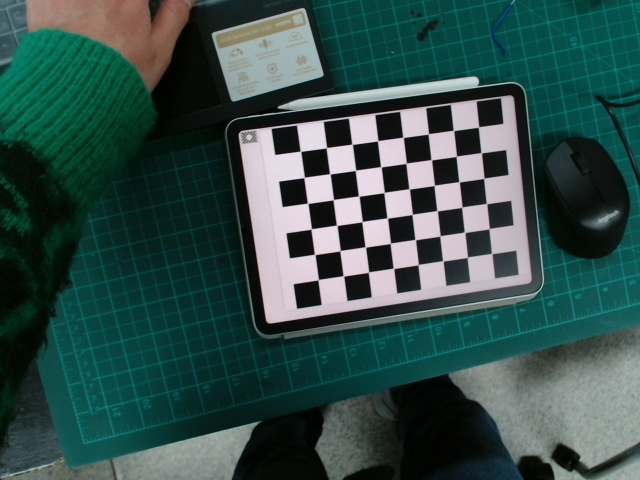
#> input picture calibration/data_img_calib/calib_before_004a8048-880c-11ed-8f9d-bc091be582b0.png, 640 x 480 px; its folder holds only this picture in this run
$ python calibration.py
#> lines starting #> are read from the running program, lines starting #| are printed output that depends on the picture; after the words box and inside, x2 and y2 are one past the last pixel; in counts of white or black regions, pixels touching at a corner belong together; long printed decimals are rounded
import numpy as np
import cv2
import glob
import matplotlib.pyplot as plt
import time
import pickle
import os

path_cur = os.path.dirname(os.path.abspath(__file__))

# termination criteria
criteria = (cv2.TERM_CRITERIA_EPS + cv2.TERM_CRITERIA_MAX_ITER, 30, 0.001)

# prepare object points, like (0,0,0), (1,0,0), (2,0,0) ....,(6,5,0)
objp = np.zeros((6*8,3), np.float32)
objp[:,:2] = np.mgrid[0:8,0:6].T.reshape(-1,2)

# Arrays to store object points and image points from all the images.
objpoints = [] # 3d point in real world space
imgpoints = [] # 2d points in image plane.
images = glob.glob(path_cur + '/data_img_calib/*.png')
print(len(images))

for fname in images:
    img = cv2.imread(fname)
#> img is the input picture: shape (480, 640, 3); mean B, G, R 75, 78.5, 51.2
    if img is not None:
        # cv2.imshow('IMG', img)   # 읽은 이미지를 화면에 표시
        # cv2.waitKey()           # 키가 입력될 때 까지 대기
        # cv2.destroyAllWindows()  # 창 모두 닫기
        gray = cv2.cvtColor(img,cv2.COLOR_BGR2GRAY)
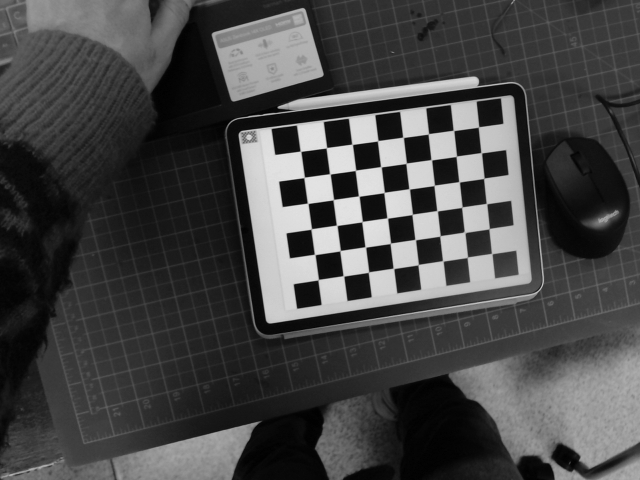
#> gray: shape (480, 640); min 0, max 233, mean 70

        # Find the chess board corners
        ret, corners = cv2.findChessboardCorners(gray, (8,6), None)
#> ret = True; corners = 48 rows, first 8: [300.5, 151.3], [326.4, 147.7], [352.2, 144.4], [377.7, 140.7], [403.1, 137.4], [428.4, 133.8], [453.4, 130.4], [478.5, 127]
        print(ret)
#| True

        # If found, add object points, image points (after refining them)
        if ret == True:
            objpoints.append(objp)
            corners2 = cv2.cornerSubPix(gray,corners,(11,11),(-1,-1), criteria)
#> corners2 = 48 rows, first 8: [300.5, 151.3], [326.4, 147.7], [352.1, 144.3], [377.7, 140.7], [403.1, 137.4], [428.4, 133.8], [453.5, 130.4], [478.5, 127]
            print(imgpoints)
            imgpoints.append(corners2)

            # Draw and display the corners
            img = cv2.drawChessboardCorners(img, (8,6), corners2,ret)
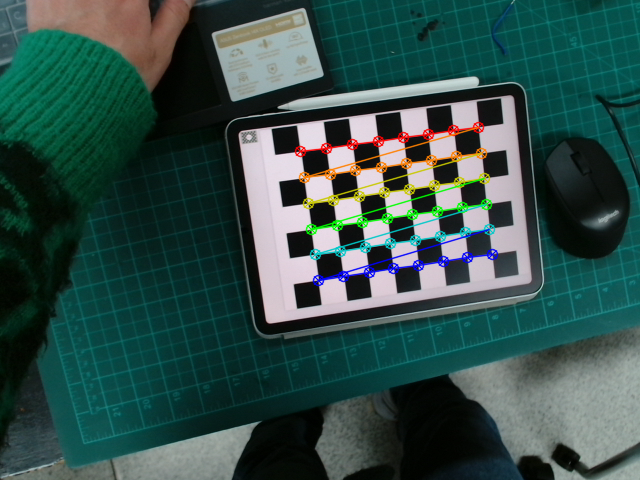
#> img: shape (480, 640, 3); 3.05% of pixels changed, all inside (x1, y1, x2, y2) = (294, 121, 499, 287)
            cv2.imshow('img',img)
            cv2.waitKey(500)

# 카메라 메트릭스, 왜곡 계수, 회전/이동 벡터
ret, mtx, dist, rvecs, tvecs = cv2.calibrateCamera(objpoints, imgpoints, gray.shape[::-1],None,None)
#> ret = 0.0451; mtx = [[781.3, 0, 256.6], [0, 767.8, 317.6], [0, 0, 1]]; dist = [[-0.0757, 0.642, 0.000627, -0.00206, -1.76]]; rvecs = ([0.133, -0.0902, -0.15],); tvecs = ([1.66, -6.39, 29.4],)
cv2.destroyAllWindows()

# [5 lines of commented-out code are left out]

dic_param = {'mtx': mtx, 'coeff_dist': dist, 'rvecs': rvecs, 'tvecs': tvecs}
#> dic_param = {'mtx': [[781.3, 0, 256.6], [0, 767.8, 317.6], [0, 0, 1]], 'coeff_dist': [[-0.0757, 0.642, 0.000627, -0.00206, -1.76]], 'rvecs': ([0.133, -0.0902, -0.15],), 'tvecs': ([1.66, -6.39, 29.4],)}
with open(path_cur + "/calib_param.pkl", 'wb') as f:
    pickle.dump(dic_param, f)

print(mtx)
#| [[781.251      0.         256.582 ]
#|  [  0.         767.831 317.575]
#|  [  0.           0.           1.        ]]
with open(path_cur + '/calib_param.pkl', 'rb') as f:
    dic_load = pickle.load(f)

# [10 lines of commented-out code are left out]
img_sample = images[0]
img = cv2.imread(img_sample)
h, w = img.shape[:2]
#> h = 480; w = 640
newcameramtx, roi = cv2.getOptimalNewCameraMatrix(mtx,dist,(w,h),1,(w,h))
#> newcameramtx = [[729.8, 0, 241.5], [0, 712.3, 327.4], [0, 0, 1]]; roi = (2, 32, 600, 446)

# 왜곡 제거
dst = cv2.undistort(img, mtx, dist, None, newcameramtx)
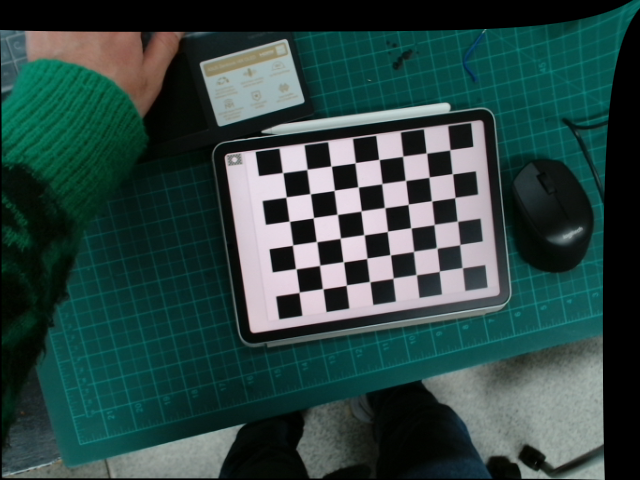
#> dst: shape (480, 640, 3); mean B, G, R 66.6, 69.7, 45
x,y,w,h = roi
#> x = 2; y = 32; w = 600; h = 446
dst = dst[y:y+h, x:x+w]
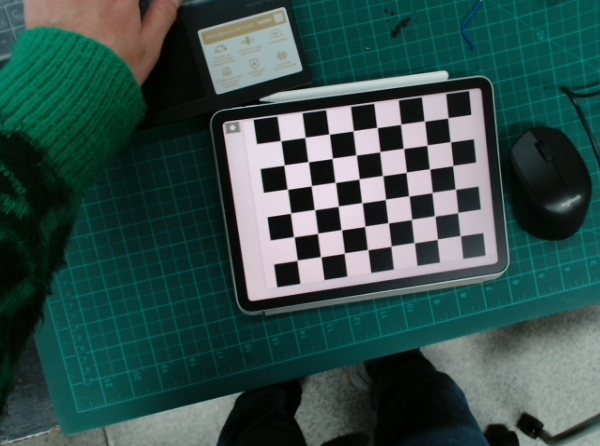
#> dst: shape (446, 600, 3); mean B, G, R 75.1, 78.6, 51.3
cv2.imwrite(path_cur + '/calibresult.png',dst)
cv2.imshow('IMG', dst)   # 읽은 이미지를 화면에 표시
cv2.waitKey()           # 키가 입력될 때 까지 대기
cv2.destroyAllWindows()  # 창 모두 닫기

tot_error = 0
for i in range(len(objpoints)):
    imgpoints2, _ = cv2.projectPoints(objpoints[i], rvecs[i], tvecs[i], mtx, dist)
    error = cv2.norm(imgpoints[i],imgpoints2, cv2.NORM_L2)/len(imgpoints2)
    tot_error += error
#> this loop made 1 pass
#> (error, tot_error) on pass 1: (0.00652, 0.00652)
#> after the loop, tot_error = 0.00652
print("total error: ", tot_error/len(objpoints))
#| total error:  0.006516

$ run again, on calibration/data_img_calib/calib_before_04672e42-880c-11ed-8f9d-bc091be582b0.png
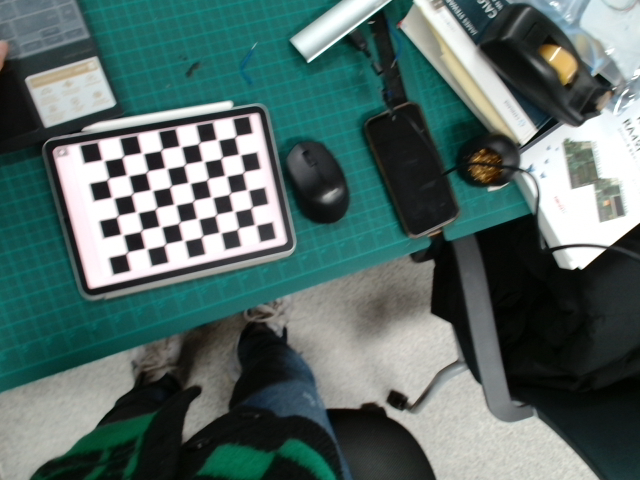
#> input picture calibration/data_img_calib/calib_before_04672e42-880c-11ed-8f9d-bc091be582b0.png, 640 x 480 px
#> img is the input picture: shape (480, 640, 3); mean B, G, R 103.9, 107.2, 85.7
#> `ret, corners = cv2.findChessboardCorners(gray, (8,6), None)`: ret = True; corners = 48 rows, first 8: [101.2, 159.5], [121.3, 157.8], [144.3, 153.7], [161.6, 149.5], [178.6, 145.6], [197.7, 144.1], [215.7, 139.1], [234.3, 137.5]
#| True
#> corners2 = 48 rows, first 8: [103.1, 160.2], [122.8, 156.7], [142.3, 153.2], [161.5, 149.7], [180.4, 146.4], [199, 143], [217.4, 139.7], [235.5, 136.5]
#> `img = cv2.drawChessboardCorners(img, (8,6), corners2,ret)`:
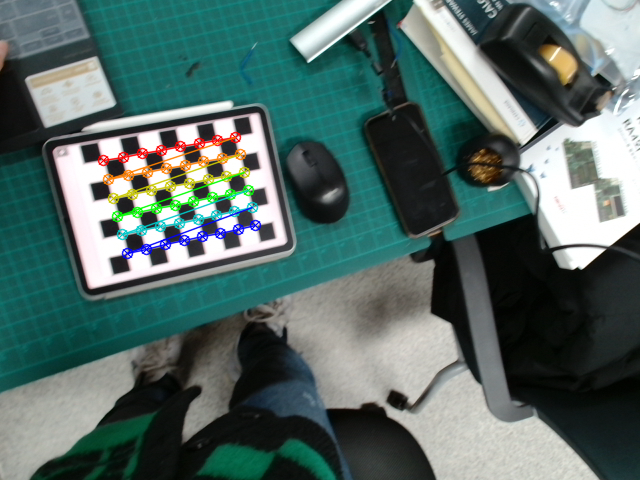
#> img: shape (480, 640, 3); 2.49% of pixels changed, all inside (x1, y1, x2, y2) = (97, 131, 262, 260)
#> `ret, mtx, dist, rvecs, tvecs = cv2.calibrateCamera(objpoints, imgpoint..`: ret = 0.045; mtx = [[393.5, 0, 313.4], [0, 393.5, 243.5], [0, 0, 1]]; dist = [[0.00252, 0.0778, 0.00123, 0.00186, -0.168]]; rvecs = ([0.0694, -0.164, -0.217],); tvecs = ([-11.06, -4.38, 20.69],)
#> dic_param = {'mtx': [[393.5, 0, 313.4], [0, 393.5, 243.5], [0, 0, 1]], 'coeff_dist': [[0.00252, 0.0778, 0.00123, 0.00186, -0.168]], 'rvecs': ([0.0694, -0.164, -0.217],), 'tvecs': ([-11.06, -4.38, 20.69],)}
#| [[393.516    0.         313.401]
#|  [  0.         393.480 243.505]
#|  [  0.           0.           1.        ]]
#> newcameramtx = [[330.2, 0, 298.9], [0, 379.7, 245.6], [0, 0, 1]]; roi = (36, 11, 536, 461)
#> `x,y,w,h = roi`: x = 36; y = 11; w = 536; h = 461
#> `dst = dst[y:y+h, x:x+w]`:
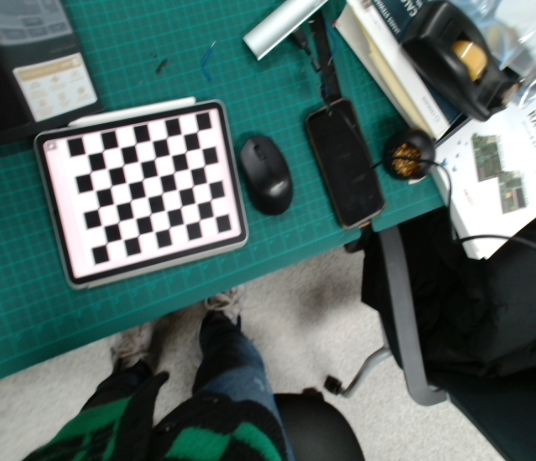
#> dst: shape (461, 536, 3); mean B, G, R 103.5, 106.9, 85.4
#> the loop `for i in range(len(objpoints)):` made 1 pass
#> (error, tot_error) on pass 1: (0.00649, 0.00649)
#> after the loop `for i in range(len(objpoints)):`: tot_error = 0.00649
#| total error:  0.006488

$ run again, on calibration/data_img_calib/calib_before_e60897c4-880b-11ed-8f9d-bc091be582b0.png
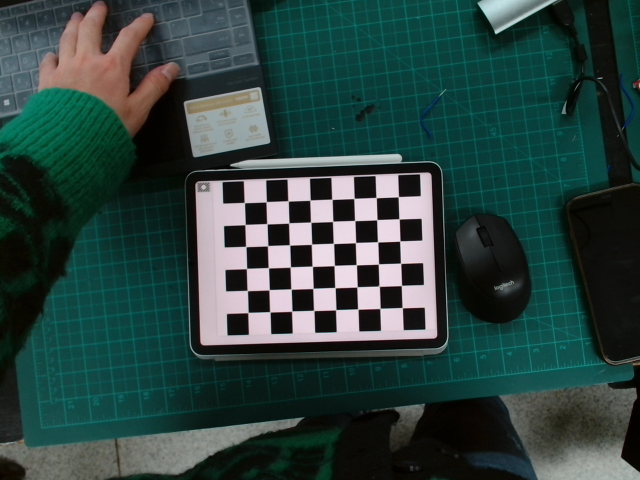
#> input picture calibration/data_img_calib/calib_before_e60897c4-880b-11ed-8f9d-bc091be582b0.png, 640 x 480 px
#> img is the input picture: shape (480, 640, 3); mean B, G, R 63.8, 67.2, 44.1
#> `gray = cv2.cvtColor(img,cv2.COLOR_BGR2GRAY)`:
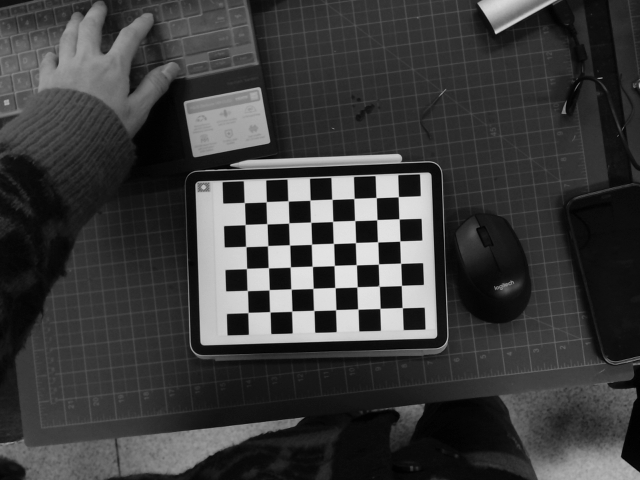
#> gray: shape (480, 640); min 1, max 232, mean 59.9
#> `ret, corners = cv2.findChessboardCorners(gray, (8,6), None)`: ret = True; corners = 48 rows, first 8: [244.4, 202.6], [266.2, 201.7], [288.1, 200.9], [310.1, 200.1], [331.9, 199.3], [354, 198.5], [376.1, 197.5], [398.3, 196.7]
#| True
#> corners2 = 48 rows, first 8: [244.3, 202.6], [266.2, 201.7], [288.1, 200.9], [310, 200.2], [331.9, 199.3], [354, 198.4], [376.1, 197.6], [398.3, 196.7]
#> img: shape (480, 640, 3); 2.79% of pixels changed, all inside (x1, y1, x2, y2) = (238, 191, 409, 320)
#> `ret, mtx, dist, rvecs, tvecs = cv2.calibrateCamera(objpoints, imgpoint..`: ret = 0.0429; mtx = [[981.4, 0, 339.7], [0, 982.5, 240.6], [0, 0, 1]]; dist = [[0.67, -71.22, -0.00568, 0.00415, 2783.6]]; rvecs = ([-0.0229, 0.0551, -0.035],); tvecs = ([-4.34, -1.73, 44.77],)
#> dic_param = {'mtx': [[981.4, 0, 339.7], [0, 982.5, 240.6], [0, 0, 1]], 'coeff_dist': [[0.67, -71.22, -0.00568, 0.00415, 2783.6]], 'rvecs': ([-0.0229, 0.0551, -0.035],), 'tvecs': ([-4.34, -1.73, 44.77],)}
#| [[981.418   0.         339.662]
#|  [  0.         982.459 240.645 ]
#|  [  0.           0.           1.        ]]
#> newcameramtx = [[3415.6, 0, 247.4], [0, 1234, 238], [0, 0, 1]]; roi = (168, 218, 190, 41)
#> `x,y,w,h = roi`: x = 168; y = 218; w = 190; h = 41
#> `dst = dst[y:y+h, x:x+w]`:
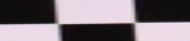
#> dst: shape (41, 190, 3); mean B, G, R 122.9, 116.8, 126.4
#> the loop `for i in range(len(objpoints)):` made 1 pass
#> (error, tot_error) on pass 1: (0.00619, 0.00619)
#> after the loop `for i in range(len(objpoints)):`: tot_error = 0.00619
#| total error:  0.006194

$ run again, on calibration/data_img_calib/calib_before_e70a039c-880b-11ed-8f9d-bc091be582b0.png
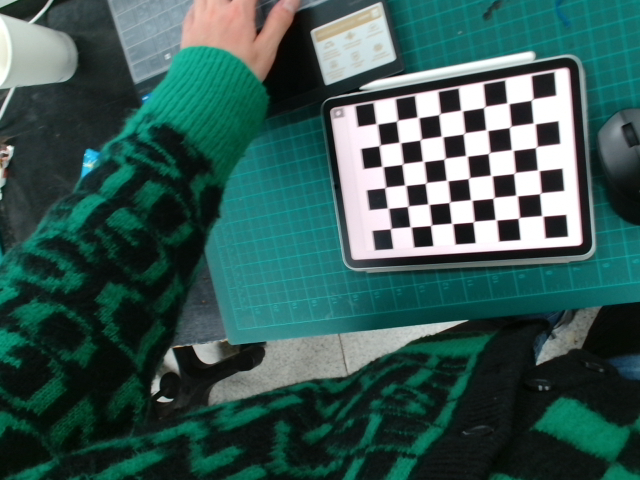
#> input picture calibration/data_img_calib/calib_before_e70a039c-880b-11ed-8f9d-bc091be582b0.png, 640 x 480 px
#> img is the input picture: shape (480, 640, 3); mean B, G, R 84.2, 89, 55
#> `gray = cv2.cvtColor(img,cv2.COLOR_BGR2GRAY)`:
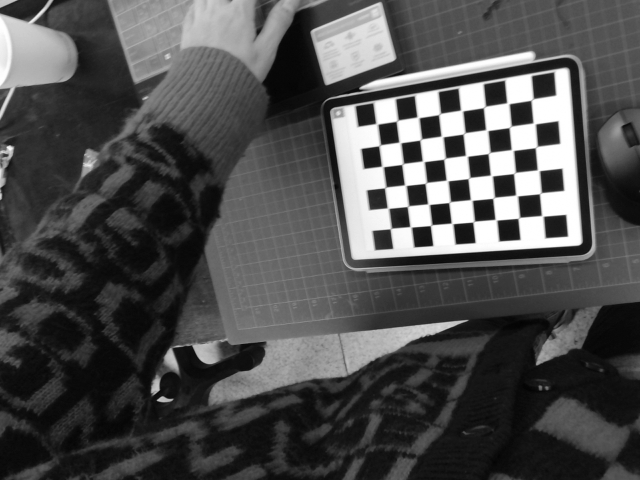
#> gray: shape (480, 640); min 1, max 255, mean 78.3
#> `ret, corners = cv2.findChessboardCorners(gray, (8,6), None)`: ret = True; corners = 48 rows, first 8: [376.9, 124], [396.1, 121.5], [419.1, 118], [438.3, 114.9], [461.5, 110.4], [483.2, 107.9], [506.5, 102.4], [533.5, 98.46]
#| True
#> corners2 = 48 rows, first 8: [376.7, 123.8], [397, 120.6], [418, 117.4], [439.4, 114], [461.6, 110.5], [484.4, 106.9], [507.9, 103.3], [532.1, 99.49]
#> img: shape (480, 640, 3); 2.78% of pixels changed, all inside (x1, y1, x2, y2) = (371, 93, 549, 235)
#> `ret, mtx, dist, rvecs, tvecs = cv2.calibrateCamera(objpoints, imgpoint..`: ret = 0.0488; mtx = [[624.7, 0, 326.2], [0, 634.1, 245.4], [0, 0, 1]]; dist = [[0.0208, 0.0964, 0.000113, 0.000857, -0.507]]; rvecs = ([0.214, 0.399, -0.114],); tvecs = ([2.39, -5.67, 29.59],)
#> dic_param = {'mtx': [[624.7, 0, 326.2], [0, 634.1, 245.4], [0, 0, 1]], 'coeff_dist': [[0.0208, 0.0964, 0.000113, 0.000857, -0.507]], 'rvecs': ([0.214, 0.399, -0.114],), 'tvecs': ([2.39, -5.67, 29.59],)}
#| [[624.714    0.         326.246 ]
#|  [  0.         634.122 245.429]
#|  [  0.           0.           1.        ]]
#> newcameramtx = [[616.9, 0, 327.6], [0, 625.1, 245.9], [0, 0, 1]]; roi = (6, 5, 629, 470)
#> `x,y,w,h = roi`: x = 6; y = 5; w = 629; h = 470
#> `dst = dst[y:y+h, x:x+w]`:
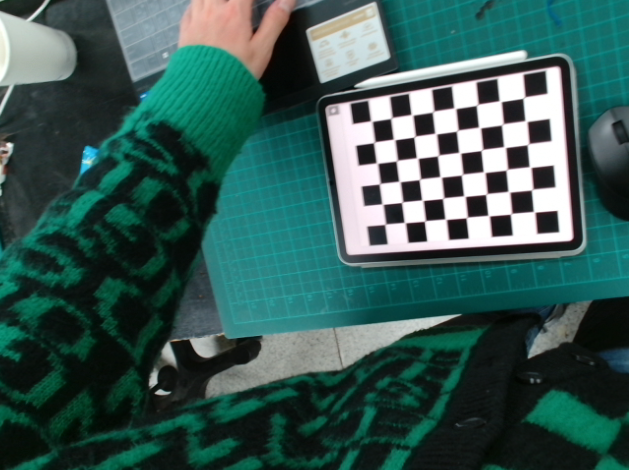
#> dst: shape (470, 629, 3); mean B, G, R 84.3, 89.1, 55.1
#> the loop `for i in range(len(objpoints)):` made 1 pass
#> (error, tot_error) on pass 1: (0.00704, 0.00704)
#> after the loop `for i in range(len(objpoints)):`: tot_error = 0.00704
#| total error:  0.007041

$ run again, on calibration/data_img_calib/calib_before_0190753e-880c-11ed-8f9d-bc091be582b0.png
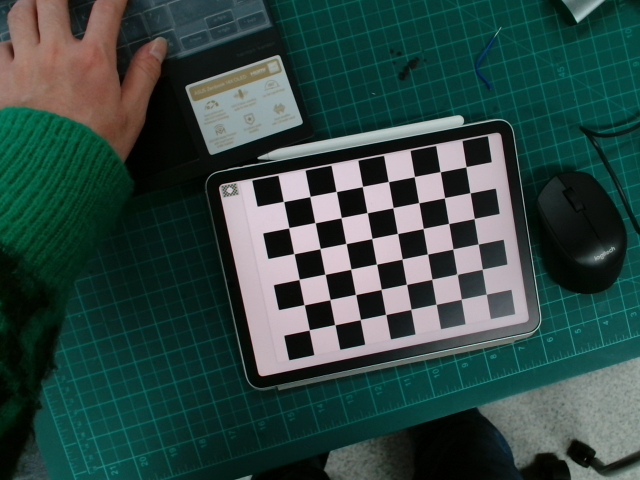
#> input picture calibration/data_img_calib/calib_before_0190753e-880c-11ed-8f9d-bc091be582b0.png, 640 x 480 px
#> img is the input picture: shape (480, 640, 3); mean B, G, R 67.2, 71.5, 48.3
#> `ret, corners = cv2.findChessboardCorners(gray, (8,6), None)`: ret = True; corners = 48 rows, first 8: [283.6, 201.5], [310, 196.5], [336.2, 191.5], [362.4, 186.5], [388.4, 181.6], [414.3, 176.6], [440.2, 171.6], [466, 166.7]
#| True
#> corners2 = 48 rows, first 8: [283.5, 201.5], [309.9, 196.5], [336.2, 191.5], [362.4, 186.5], [388.4, 181.6], [414.3, 176.6], [440.2, 171.7], [465.9, 166.7]
#> img: shape (480, 640, 3); 3.06% of pixels changed, all inside (x1, y1, x2, y2) = (278, 161, 493, 337)
#> `ret, mtx, dist, rvecs, tvecs = cv2.calibrateCamera(objpoints, imgpoint..`: ret = 0.0488; mtx = [[453.9, 0, 326.6], [0, 451.9, 242.6], [0, 0, 1]]; dist = [[-0.0534, 1.04, -0.000813, 0.000524, -4.71]]; rvecs = ([0.0898, -0.0514, -0.191],); tvecs = ([-1.6, -1.54, 16.87],)
#> dic_param = {'mtx': [[453.9, 0, 326.6], [0, 451.9, 242.6], [0, 0, 1]], 'coeff_dist': [[-0.0534, 1.04, -0.000813, 0.000524, -4.71]], 'rvecs': ([0.0898, -0.0514, -0.191],), 'tvecs': ([-1.6, -1.54, 16.87],)}
#| [[453.916   0.         326.570]
#|  [  0.         451.885 242.607]
#|  [  0.           0.           1.        ]]
#> newcameramtx = [[453.9, 0, 326.6], [0, 335.2, 247.4], [0, 0, 1]]; roi = (0, 67, 639, 355)
#> `x,y,w,h = roi`: x = 0; y = 67; w = 639; h = 355
#> `dst = dst[y:y+h, x:x+w]`:
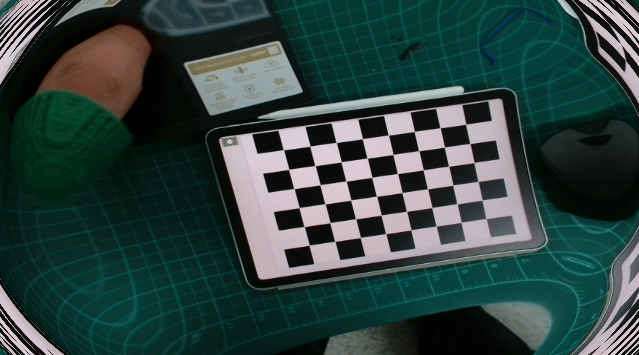
#> dst: shape (355, 639, 3); mean B, G, R 65, 67.7, 47.3
#> the loop `for i in range(len(objpoints)):` made 1 pass
#> (error, tot_error) on pass 1: (0.00704, 0.00704)
#> after the loop `for i in range(len(objpoints)):`: tot_error = 0.00704
#| total error:  0.007043
